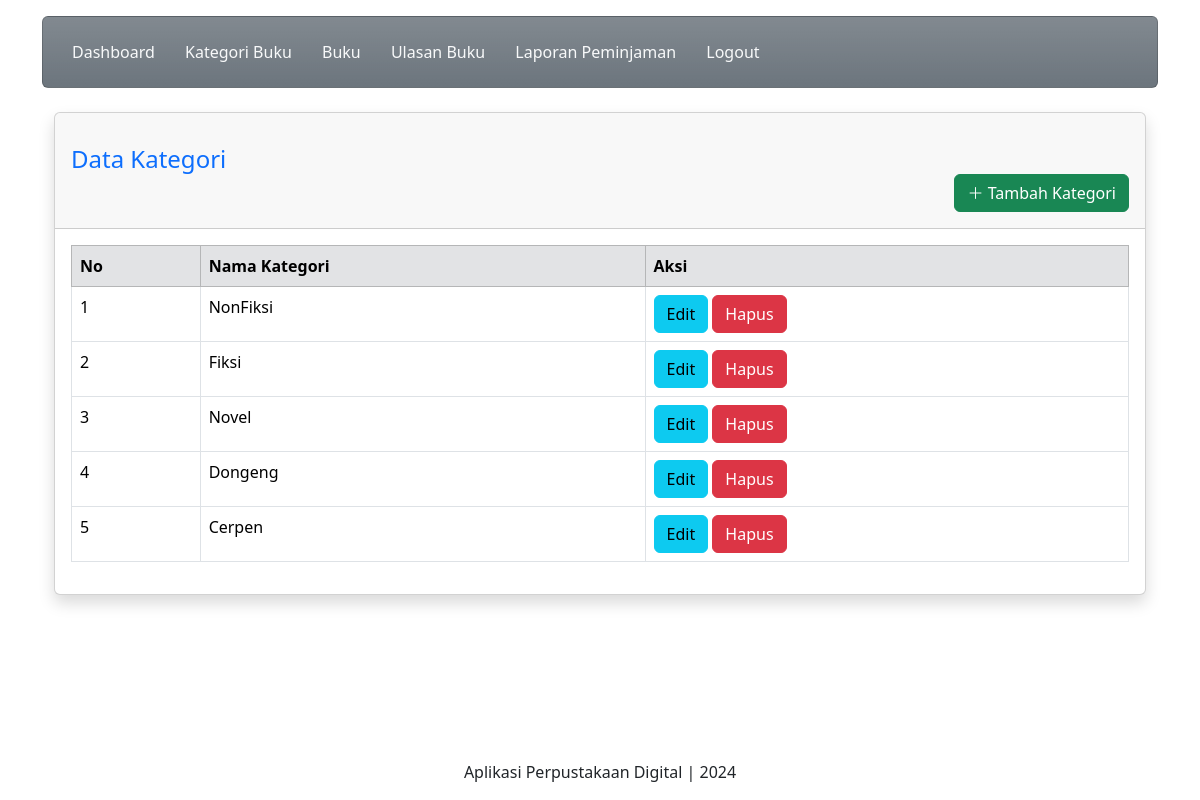
The page /petugas/kategori-buku.php (signed in) on the database its author committed.
### tables this page shows
CREATE TABLE `kategoribuku` (
  `id_kategori` int(11) NOT NULL,
  `nama_kategori` varchar(255) NOT NULL
);

### petugas/kategori-buku.php (the view, shortened to what this page needs)
<!DOCTYPE html>
<html lang="en">
<head>
    <link href="https://cdn.jsdelivr.net/npm/bootstrap@5.3.2/dist/css/bootstrap.min.css" rel="stylesheet">
    <link rel="stylesheet" href="https://cdn.jsdelivr.net/npm/bootstrap-icons@1.11.3/font/bootstrap-icons.min.css">
    <link rel="stylesheet" href="bootstrap/css/bootstrap.min.css">
</head>
<body>
	<div class="container">
	 <div class="content mt-3">
		 <div class="card bg-secondary bg-gradient">
			  <div class="card-body">
                  <a href="index.php" class="btn text-light">Dashboard</a>
                  <a href="kategori-buku.php" class="btn text-light">Kategori Buku</a>
                  <a href="buku.php" class="btn text-light">Buku</a>
                  <a href="koleksi-ulasan.php" class="btn text-light">Ulasan Buku</a>
                  <a href="generate.php" class="btn text-light">Laporan Peminjaman</a>
                  <a href="../logout.php" class="btn text-light">Logout</a>
				</div>
			</div>
		</div>
        <div class="container-fluid">
                <br>
                    <div class="card shadow mb-4">
                        <div class="card-header py-3">
                            <h4 class="m-0 font-weight-bold text-primary mt-3">Data Kategori</h4>
                            <div class="d-flex justify-content-end">
                            <a class="btn btn-success" href="" data-bs-toggle="modal" data-bs-target="#exampleModal"><i class="bi bi-plus-lg"></i> Tambah Kategori</a>
                            </div>
                        </div>
                        <div class="card-body">
                            <div class="table-responsive">
                                <table class="table table-bordered" id="dataTable" width="100%" cellspacing="0">
                                <thead class="table table-secondary">
                                        <tr>
                                            <th>No</th>
                                            <th>Nama Kategori</th>
                                            <th>Aksi</th>
                                        </tr>
                                    </thead>
                                <tbody>
                               <?php
                               include('../koneksi.php');
                               $no = 1;
                               $query = mysqli_query($koneksi,"SELECT * FROM kategoribuku");
                               while($row = mysqli_fetch_array($query)){
                               ?>
                                <tr>
                                  <td><?php echo $no++; ?></td>
                                  <td><?php echo $row['nama_kategori'];?></td>
                                  <td>
                                        <a href="" data-bs-toggle="modal" data-bs-target="#modalEditKategori<?php echo $row['id_kategori'];?>" class="btn btn-info">Edit</a>
                                        <a href="proses/hapus-kategori.php?id_kategori=<?php echo $row['id_kategori'];?>" onclick="return confirm('yakin untuk dihapus?');" class="btn btn-danger">Hapus</a>
                                  </td>
                                </tr>
                                <?php  } ?>
                                </tbody>
                                </table>
                            </div>
                        </div>
                    </div>
                </div>
<div class="content mt-3 fixed-bottom bg-white">
      <p class="text-center"> Aplikasi Perpustakaan Digital | 2024 </p>
    </div>
</body>
</html>

### rows shown on the page
kategoribuku: nama_kategori "NonFiksi"
kategoribuku: nama_kategori "Fiksi"
kategoribuku: nama_kategori "Novel"
kategoribuku: nama_kategori "Dongeng"
kategoribuku: nama_kategori "Cerpen"
